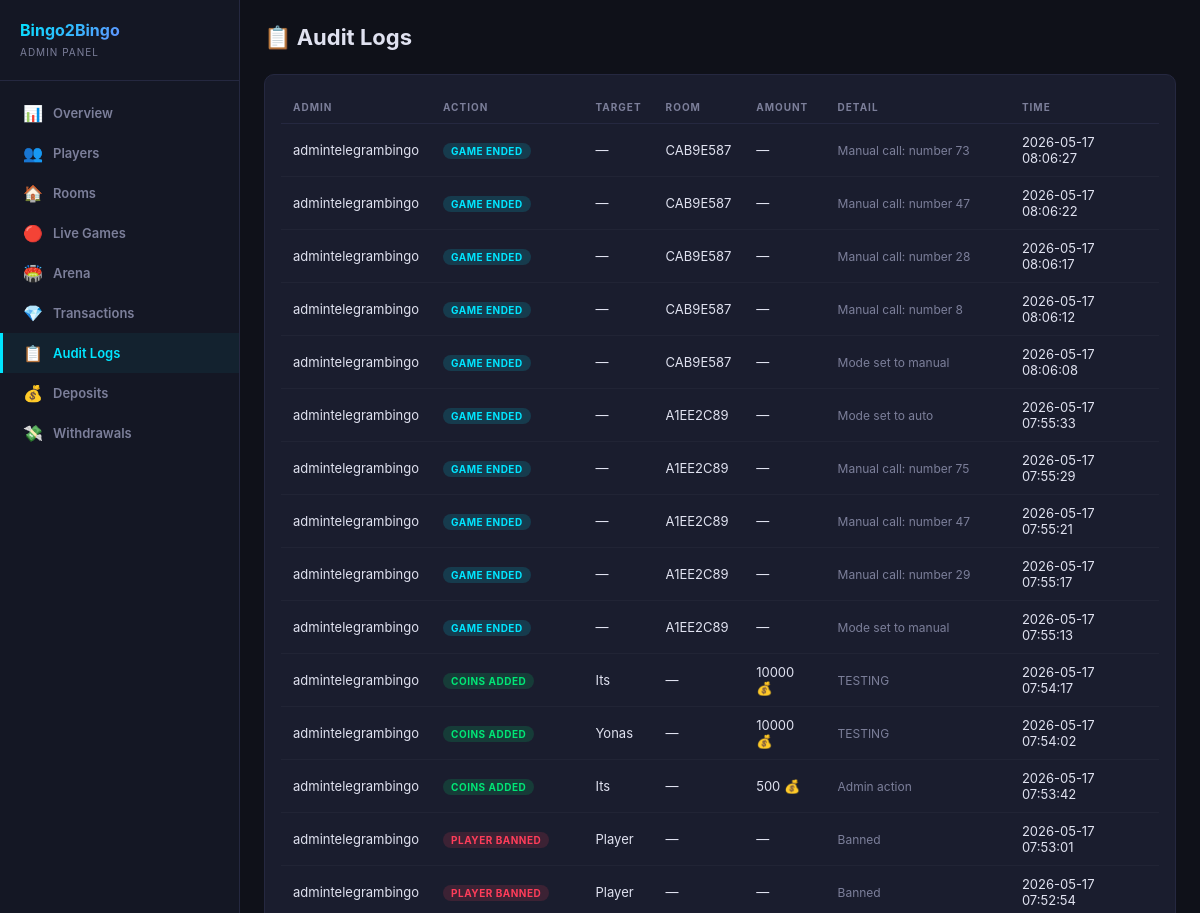
/dashboard/logs/ (signed in, upper part), run on an earlier commit of the app's database.
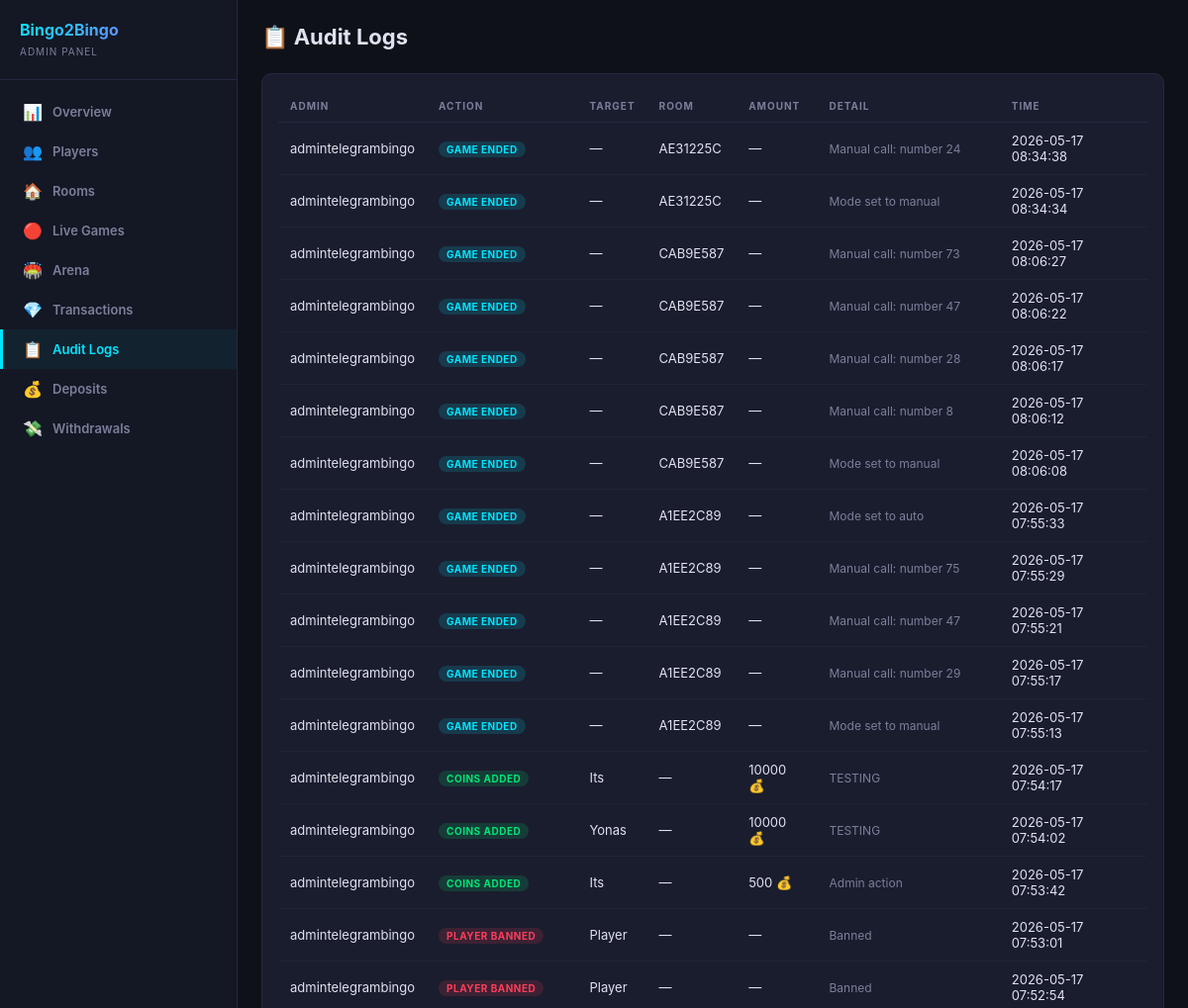
And on a later commit of the database.
### dashboard/models.py (models this page shows, shortened)
class AdminLog(models.Model):
    class Action(models.TextChoices):
        COIN_ADD = 'coin_add', 'Coins Added'
        COIN_DEDUCT = 'coin_deduct', 'Coins Deducted'
        COIN_RESET = 'coin_reset', 'Coins Reset'
        PLAYER_BAN = 'player_ban', 'Player Banned'
        PLAYER_UNBAN = 'player_unban', 'Player Unbanned'
        ROOM_CLOSE = 'room_close', 'Room Force Closed'
        PLAYER_KICK = 'player_kick', 'Player Kicked'
        GAME_END = 'game_end', 'Game Ended'
    admin_user = models.ForeignKey(User, on_delete=models.SET_NULL, null=True)
    action = models.CharField(max_length=20, choices=Action.choices)
    target_player = models.ForeignKey('users.Player', on_delete=models.SET_NULL, null=True, blank=True)
    target_room = models.ForeignKey('games.GameRoom', on_delete=models.SET_NULL, null=True, blank=True)
    amount = models.BigIntegerField(null=True, blank=True)
    detail = models.TextField(blank=True, default='')
    created_at = models.DateTimeField(default=timezone.now)
    class Meta:
        verbose_name = 'Admin Log'
        verbose_name_plural = 'Admin Logs'
        ordering = ['-created_at']

### games/models.py (models this page shows, shortened)
class GameRoom(models.Model):
    class RoomType(models.TextChoices):
        PUBLIC = 'public', 'Public'
        PRIVATE = 'private', 'Private'
    class Status(models.TextChoices):
        WAITING = 'waiting', 'Waiting'
        ACTIVE = 'active', 'Active'
        FINISHED = 'finished', 'Finished'
    class GameMode(models.TextChoices):
        AUTO = 'auto', 'Auto'
        MANUAL = 'manual', 'Manual'
    room_code = models.CharField(max_length=8, unique=True, blank=True)
    room_type = models.CharField(max_length=10, choices=RoomType.choices, default=RoomType.PUBLIC)
    status = models.CharField(max_length=10, choices=Status.choices, default=Status.WAITING)
    max_players = models.IntegerField(default=10)
    entry_fee = models.BigIntegerField(default=50)
    prize_pool = models.BigIntegerField(default=0)
    winner = models.ForeignKey(
        Player, null=True, blank=True,
        on_delete=models.SET_NULL,
        related_name='games_won'
    )
    players = models.ManyToManyField(Player, through='BingoCard', related_name='game_rooms')
    game_mode = models.CharField(max_length=10, choices=GameMode.choices, default=GameMode.AUTO)
    game_state = models.JSONField(default=dict, blank=True)
    created_at = models.DateTimeField(default=timezone.now)
    started_at = models.DateTimeField(null=True, blank=True)
    finished_at = models.DateTimeField(null=True, blank=True)
    class Meta:
        verbose_name = 'Game Room'
        verbose_name_plural = 'Game Rooms'
        ordering = ['-created_at']

### users/models.py (models this page shows, shortened)
class Player(models.Model):
    telegram_id = models.BigIntegerField(unique=True, db_index=True)
    username = models.CharField(max_length=255, blank=True, default='')
    first_name = models.CharField(max_length=255, blank=True, default='')
    phone_number = models.CharField(max_length=20, blank=True, default='')
    coins = models.BigIntegerField(default=10)
    wins = models.IntegerField(default=0)
    losses = models.IntegerField(default=0)
    games_played = models.IntegerField(default=0)
    xp = models.BigIntegerField(default=0)
    level = models.IntegerField(default=1)
    referral_code = models.CharField(max_length=32, unique=True, blank=True)
    invited_by = models.ForeignKey(
        'self', null=True, blank=True,
        on_delete=models.SET_NULL,
        related_name='invitees'
    )
    is_banned = models.BooleanField(default=False)
    last_daily_bonus = models.DateTimeField(null=True, blank=True)
    created_at = models.DateTimeField(default=timezone.now)
    class Meta:
        verbose_name = 'Player'
        verbose_name_plural = 'Players'
        ordering = ['-coins']

### dashboard/views.py (the view)
# urls.py: path('logs/', views.logs, name='logs'),
@admin_required
def logs(request):
    logs_list = list(AdminLog.objects.select_related('admin_user', 'target_player', 'target_room')
        .order_by('-created_at')[:200])
    return render(request, 'dashboard/logs.html', {
        'logs': logs_list,
    })

### dashboard/auth.py (called while the page is built)
def admin_required(view_func):
    @wraps(view_func)
    def wrapper(request, *args, **kwargs):
        if not request.user.is_authenticated:
            return redirect('dashboard:login')
        if not request.user.is_staff and not request.user.is_superuser:
            messages.error(request, 'Access denied. Staff only.')
            return redirect('dashboard:login')
        return view_func(request, *args, **kwargs)
    return wrapper

### dashboard/templates/dashboard/logs.html
{% extends 'dashboard/base.html' %}
{% block content %}
<div class="header"><h1>📋 Audit Logs</h1></div>
<div class="card">
  <table>
    <thead><tr><th>Admin</th><th>Action</th><th>Target</th><th>Room</th><th>Amount</th><th>Detail</th><th>Time</th></tr></thead>
    <tbody>
    {% for log in logs %}
    <tr>
      <td>{{ log.admin_user.username|default:"system" }}</td>
      <td><span class="badge {% if 'ban' in log.action or 'deduct' in log.action or 'kick' in log.action or 'close' in log.action %}badge-danger{% elif 'add' in log.action %}badge-success{% else %}badge-info{% endif %}">{{ log.get_action_display }}</span></td>
      <td>{{ log.target_player.first_name|default:"—" }}</td>
      <td>{{ log.target_room.room_code|default:"—" }}</td>
      <td>{% if log.amount %}{{ log.amount }} 💰{% else %}—{% endif %}</td>
      <td style="color:var(--muted);font-size:12px;">{{ log.detail }}</td>
      <td>{{ log.created_at|date:"Y-m-d H:i:s" }}</td>
    </tr>
    {% empty %}
    <tr><td colspan="7" style="text-align:center;color:var(--muted);padding:32px;">No logs yet</td></tr>
    {% endfor %}
    </tbody>
  </table>
</div>
{% endblock %}

What changed in the data, as far as the page shows it:
added AdminLog: admin_user.username "admintelegrambingo", action "GAME ENDED", target_player.first_name "—", target_room.room_code "AE31225C", detail "Manual call: number 24", created_at "2026-05-17 08:34:38"
added AdminLog: admin_user.username "admintelegrambingo", action "GAME ENDED", target_player.first_name "—", target_room.room_code "AE31225C", detail "Mode set to manual", created_at "2026-05-17 08:34:34"
